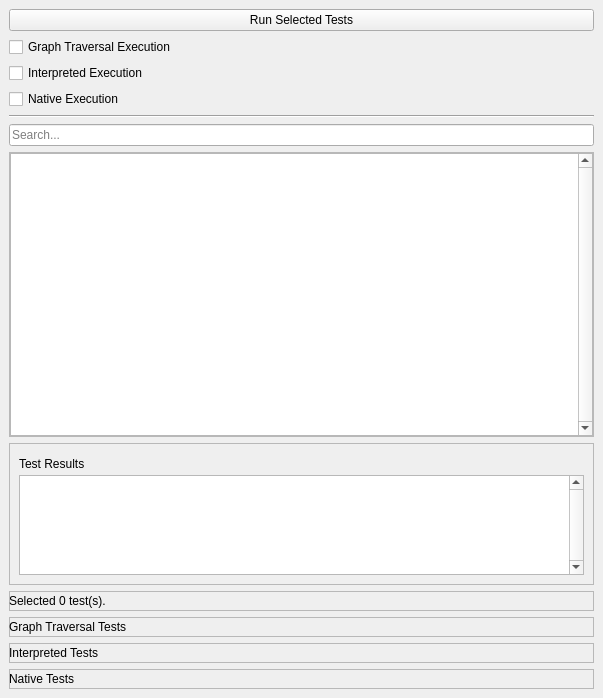
<?xml version="1.0" encoding="UTF-8"?>
<ui version="4.0">
 <class>UnitTestDockWidget</class>
 <widget class="QDockWidget" name="UnitTestDockWidget">
  <property name="geometry">
   <rect>
    <x>0</x>
    <y>0</y>
    <width>603</width>
    <height>698</height>
   </rect>
  </property>
  <property name="sizePolicy">
   <sizepolicy hsizetype="Preferred" vsizetype="Preferred">
    <horstretch>0</horstretch>
    <verstretch>0</verstretch>
   </sizepolicy>
  </property>
  <property name="minimumSize">
   <size>
    <width>182</width>
    <height>332</height>
   </size>
  </property>
  <property name="windowTitle">
   <string>Test Manager</string>
  </property>
  <widget class="QWidget" name="dockWidgetContents">
    <layout class="QVBoxLayout" name="verticalLayout">
      <item>
        <widget class="QPushButton" name="runButton">
          <property name="sizePolicy">
            <sizepolicy hsizetype="Expanding" vsizetype="Fixed">
              <horstretch>0</horstretch>
              <verstretch>0</verstretch>
            </sizepolicy>
          </property>
          <property name="text">
            <string>Run Selected Tests</string>
          </property>
        </widget>
      </item>
      <item>
        <widget class ="QCheckBox" name ="graphTraversalExecutionEnabled">
          <property name = "text">
            <string>Graph Traversal Execution</string>
          </property>
        </widget>
      </item>
      <item>
        <widget class ="QCheckBox" name ="executionInterpretedEnabled">
          <property name = "text">
            <string>Interpreted Execution</string>
          </property>
        </widget>
      </item>
      <item>
        <widget class ="QCheckBox" name ="executionNativeEnabled">
          <property name = "text">
            <string>Native Execution</string>
          </property>
        </widget>
      </item>
      <item>
        <widget class="Line" name="line">
          <property name="orientation">
            <enum>Qt::Horizontal</enum>
          </property>
        </widget>
      </item>
      <item>
        <layout class="QHBoxLayout" name="horizontalLayout">
          <item>
            <widget class="AzQtComponents::SearchLineEdit" name="searchFilter">
              <property name="placeholderText">
                <string>Search...</string>
              </property>
            </widget>
          </item>
        </layout>
      </item>
      <item>
        <widget class="QFrame" name="unitTestFrame">
          <property name="frameShape">
            <enum>QFrame::StyledPanel</enum>
          </property>
          <property name="frameShadow">
            <enum>QFrame::Raised</enum>
          </property>
          <layout class="QVBoxLayout" name="verticalLayout_4">
            <property name="spacing">
              <number>4</number>
            </property>
            <property name="leftMargin">
              <number>0</number>
            </property>
            <property name="topMargin">
              <number>0</number>
            </property>
            <property name="rightMargin">
              <number>0</number>
            </property>
            <property name="bottomMargin">
              <number>0</number>
            </property>
            <item>
              <widget class="ScriptCanvasEditor::UnitTestTreeView" name="testsTree">
                <property name="verticalScrollBarPolicy">
                  <enum>Qt::ScrollBarAlwaysOn</enum>
                </property>
                <property name="dragEnabled">
                  <bool>false</bool>
                </property>
                <property name="alternatingRowColors">
                  <bool>false</bool>
                </property>
                <property name="selectionMode">
                  <enum>QAbstractItemView::SingleSelection</enum>
                </property>
                <property name="selectionBehavior">
                  <enum>QAbstractItemView::SelectRows</enum>
                </property>
                <attribute name="headerVisible">
                  <bool>false</bool>
                </attribute>
              </widget>
            </item>
          </layout>
        </widget>
      </item>
      <item>
        <widget class="QFrame" name="consoleOutput">
          <property name="frameShape">
            <enum>QFrame::StyledPanel</enum>
          </property>
          <property name="frameShadow">
            <enum>QFrame::Raised</enum>
          </property>
          <layout class="QVBoxLayout" name="verticalLayout_2">
            <item>
              <layout class="QVBoxLayout" name="verticalLayout_3">
                <property name="spacing">
                  <number>0</number>
                </property>
                <item>
                  <layout class="QHBoxLayout" name="horizontalLayout_2">
                    <property name="spacing">
                      <number>0</number>
                    </property>
                    <item>
                      <widget class="QLabel" name="testResultsLabel">
                        <property name="text">
                          <string>Test Results</string>
                        </property>
                      </widget>
                    </item>
                    <item alignment="Qt::AlignRight">
                      <widget class="QPushButton" name="closeResults">
                        <property name="accessibleName">
                          <string>Close Frame</string>
                        </property>
                        <property name="toolTip">
                          <string>Close Frame</string>
                        </property>
                        <property name="text">
                          <string/>
                        </property>
                        <property name="icon">
                          <iconset resource="../../Windows/ScriptCanvasEditorResources.qrc">
                            <normaloff>:/ScriptCanvasEditorResources/Resources/lineedit_clear.png</normaloff>:/ScriptCanvasEditorResources/Resources/lineedit_clear.png
                          </iconset>
                        </property>
                        <property name="flat">
                          <bool>true</bool>
                        </property>
                      </widget>
                    </item>
                  </layout>
                </item>
                <item>
                  <widget class="QPlainTextEdit" name="testResultsOutput">
                    <property name="sizePolicy">
                      <sizepolicy hsizetype="Expanding" vsizetype="Maximum">
                        <horstretch>0</horstretch>
                        <verstretch>0</verstretch>
                      </sizepolicy>
                    </property>
                    <property name="maximumSize">
                      <size>
                        <width>16777215</width>
                        <height>100</height>
                      </size>
                    </property>
                    <property name="verticalScrollBarPolicy">
                      <enum>Qt::ScrollBarAlwaysOn</enum>
                    </property>
                    <property name="textInteractionFlags">
                      <set>Qt::TextSelectableByKeyboard|Qt::TextSelectableByMouse</set>
                    </property>
                  </widget>
                </item>
              </layout>
            </item>
          </layout>
        </widget>
      </item>
      <item>
        <widget class="QFrame" name="labelFrame">
          <property name="minimumSize">
            <size>
              <width>0</width>
        <height>20</height>
            </size>
          </property>
          <property name="frameShape">
            <enum>QFrame::StyledPanel</enum>
          </property>
          <property name="frameShadow">
            <enum>QFrame::Raised</enum>
          </property>
          <widget class="QLabel" name="label">
            <property name="geometry">
              <rect>
                <x>0</x>
                <y>0</y>
                <width>640</width>
                <height>20</height>
              </rect>
            </property>
            <property name="text">
              <string>Selected 0 test(s).</string>
            </property>
          </widget>
        </widget>
      </item>
      <item>
        <widget class="QFrame" name="labelGraphTraversalFrame">
          <property name="minimumSize">
            <size>
              <width>0</width>
        <height>20</height>
            </size>
          </property>
          <property name="frameShape">
            <enum>QFrame::StyledPanel</enum>
          </property>
          <property name="frameShadow">
            <enum>QFrame::Raised</enum>
          </property>
          <widget class="QLabel" name="labelGraphTraversalStatus">
            <property name="geometry">
              <rect>
                <x>0</x>
                <y>0</y>
                <width>640</width>
                <height>20</height>
              </rect>
            </property>
            <property name="text">
              <string>Graph Traversal Tests</string>
            </property>
          </widget>
        </widget>
      </item>
      <item>
        <widget class="QFrame" name="labelInterpretedFrame">
          <property name="minimumSize">
            <size>
              <width>0</width>
        <height>20</height>
            </size>
          </property>
          <property name="frameShape">
            <enum>QFrame::StyledPanel</enum>
          </property>
          <property name="frameShadow">
            <enum>QFrame::Raised</enum>
          </property>
          <widget class="QLabel" name="labelInterpretedStatus">
            <property name="geometry">
              <rect>
                <x>0</x>
                <y>0</y>
                <width>640</width>
                <height>20</height>
              </rect>
            </property>
            <property name="text">
              <string>Interpreted Tests</string>
            </property>
          </widget>
        </widget>
      </item>
      <item>
        <widget class="QFrame" name="labelNativeFrame">
          <property name="minimumSize">
            <size>
              <width>0</width>
        <height>20</height>
            </size>
          </property>
          <property name="frameShape">
            <enum>QFrame::StyledPanel</enum>
          </property>
          <property name="frameShadow">
            <enum>QFrame::Raised</enum>
          </property>
          <widget class="QLabel" name="labelNativeStatus">
            <property name="geometry">
              <rect>
                <x>0</x>
                <y>0</y>
                <width>640</width>
                <height>20</height>
              </rect>
            </property>
            <property name="text">
              <string>Native Tests</string>
            </property>
          </widget>
        </widget>
      </item>
    </layout>
  </widget>
 </widget>
 <customwidgets>
  <customwidget>
   <class>ScriptCanvasEditor::UnitTestTreeView</class>
   <extends>QTreeView</extends>
   <header location="global">Editor/View/Widgets/UnitTestPanel/UnitTestTreeView.h</header>
  </customwidget>
  <customwidget>
   <class>AzQtComponents::SearchLineEdit</class>
   <extends>QLineEdit</extends>
   <header location="global">AzQtComponents/Components/SearchLineEdit.h</header>
  </customwidget>
 </customwidgets>
 <resources>
  <include location="../../Windows/ScriptCanvasEditorResources.qrc"/>
 </resources>
 <connections/>
</ui>
